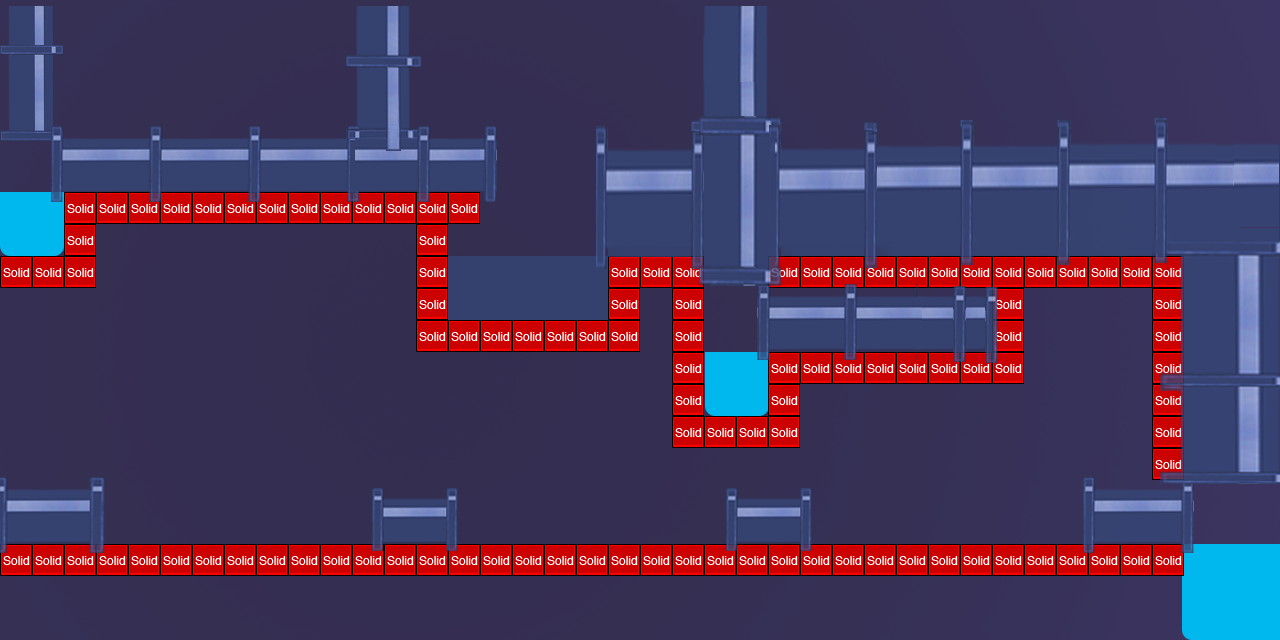

This game map was drawn from its Tiled (.tmx) file and the tilesets committed beside it. A one-line description and the trimmed map source follow:
An orthogonal 40x20 tile map with 32x32 px tiles, 1 tile layer (Collision), 2 image layers and 32 objects (9x ButtonEntity, 9x PipeEntity, 7x OnOffEntity, 6x OneClickEntity, Eggy).

<map version="1.0" orientation="orthogonal" width="40" height="20" tilewidth="32" tileheight="32" backgroundcolor="#09e7da">
 <tileset firstgid="1" name="metatiles32x32" tilewidth="32" tileheight="32">
  <image source="../img/map/metatiles32x32.png" width="160" height="32" />
  <tile id="0">
   <properties>
    <property name="type" value="solid" />
   </properties>
  </tile>
 </tileset>
 <imagelayer name="Background" width="40" height="20">
  <image source="../img/backgrounds/level_3_background.png" />
 </imagelayer>
 <layer name="Collision" width="40" height="20">
  <data>[800 cells, 106 non-empty, 1 distinct tile ids]</data>
 </layer>
 <objectgroup name="Entities" width="40" height="20">
  <object name="ButtonEntity" x="960" y="608" width="32" height="32">
   <properties>
    <property name="deactivateID" value="19" />
    <property name="switchID" value="1" />
   </properties>
  </object>
  <object name="ButtonEntity" x="928" y="608" width="32" height="32">
   <properties>
    <property name="deactivateID" value="19" />
    <property name="switchID" value="2" />
   </properties>
  </object>
  <object name="ButtonEntity" x="896" y="608" width="32" height="32">
   <properties>
    <property name="deactivateID" value="19" />
    <property name="switchID" value="3" />
   </properties>
  </object>
  <object name="ButtonEntity" x="608" y="608" width="32" height="32">
   <properties>
    <property name="deactivateID" value="20" />
    <property name="switchID" value="4" />
   </properties>
  </object>
  <object name="ButtonEntity" x="544" y="608" width="32" height="32">
   <properties>
    <property name="deactivateID" value="20" />
    <property name="switchID" value="6" />
   </properties>
  </object>
  <object name="ButtonEntity" x="576" y="608" width="32" height="32">
   <properties>
    <property name="deactivateID" value="20" />
    <property name="switchID" value="5" />
   </properties>
  </object>
  <object name="ButtonEntity" x="256" y="608" width="32" height="32">
   <properties>
    <property name="deactivateID" value="21" />
    <property name="switchID" value="7" />
   </properties>
  </object>
  <object name="ButtonEntity" x="192" y="608" width="32" height="32">
   <properties>
    <property name="deactivateID" value="21" />
    <property name="switchID" value="9" />
   </properties>
  </object>
  <object name="ButtonEntity" x="224" y="608" width="32" height="32">
   <properties>
    <property name="deactivateID" value="21" />
    <property name="switchID" value="8" />
   </properties>
  </object>
  <object name="OnOffEntity" x="1088" y="512" width="32" height="32">
   <properties>
    <property name="befFrames" value="0,0" />
    <property name="befType" value="stop" />
    <property name="dependsOn" value="10,11,12" />
    <property name="image" value="blank" />
    <property name="notClickable" value="true" />
    <property name="sfx" value="correct" />
    <property name="switchID" value="19" />
   </properties>
  </object>
  <object name="OnOffEntity" x="736" y="512" width="32" height="32">
   <properties>
    <property name="befFrames" value="0,0" />
    <property name="befType" value="stop" />
    <property name="dependsOn" value="13,14,15" />
    <property name="image" value="blank" />
    <property name="notClickable" value="true" />
    <property name="sfx" value="correct" />
    <property name="switchID" value="20" />
   </properties>
  </object>
  <object name="OnOffEntity" x="384" y="512" width="32" height="32">
   <properties>
    <property name="befFrames" value="0,0" />
    <property name="befType" value="stop" />
    <property name="dependsOn" value="16,17,18" />
    <property name="image" value="blank" />
    <property name="notClickable" value="true" />
    <property name="sfx" value="correct" />
    <property name="switchID" value="21" />
   </properties>
  </object>
  <object name="OneClickEntity" x="1184" y="416" width="96" height="32">
   <properties>
    <property name="befFrames" value="0,0" />
    <property name="befType" value="flip" />
    <property name="image" value="blank" />
   </properties>
  </object>
  <object name="OneClickEntity" x="0" y="192" width="64" height="64">
   <properties>
    <property name="befFrames" value="0,0" />
    <property name="befType" value="pool" />
    <property name="image" value="blank" />
   </properties>
  </object>
  <object name="OneClickEntity" x="448" y="256" width="160" height="64">
   <properties>
    <property name="aftFrames" value="3,3" />
    <property name="aftType" value="pool" />
    <property name="befFrames" value="0,0" />
    <property name="dependsOn" value="1" />
    <property name="durFrames" value="0,3" />
    <property name="image" value="tank_a" />
    <property name="notClickable" value="true" />
    <property name="spritewidth" value="160" />
   </properties>
  </object>
  <object name="OneClickEntity" x="1184" y="544" width="96" height="96">
   <properties>
    <property name="befFrames" value="0,0" />
    <property name="befType" value="pool" />
    <property name="image" value="blank" />
   </properties>
  </object>
  <object name="OneClickEntity" x="0" y="480" width="32" height="64">
   <properties>
    <property name="befFrames" value="0,0" />
    <property name="befType" value="area04" />
    <property name="image" value="blank" />
   </properties>
  </object>
  <object name="OnOffEntity" x="352" y="0" width="256" height="320">
   <properties>
    <property name="aftFrames" value="3,5" />
    <property name="aftType" value="danger" />
    <property name="befCol" value="-1,-1,0,192" />
    <property name="befFrames" value="11,11" />
    <property name="dependsOn" value="0" />
    <property name="durFrames" value="0,3" />
    <property name="durType" value="danger" />
    <property name="image" value="water_animation3" />
    <property name="notClickable" value="true" />
    <property name="revSfx" value="waterfilling" />
    <property name="revdurFrames" value="5,11" />
    <property name="revdurType" value="danger" />
    <property name="sfx" value="waterfilling" />
    <property name="spritewidth" value="256" />
    <property name="switchBefore" value="false" />
    <property name="switchID" value="1" />
   </properties>
  </object>
  <object name="OnOffEntity" x="320" y="32" width="32" height="32">
   <properties>
    <property name="aftFrames" value="0,0" />
    <property name="befFrames" value="0,0" />
    <property name="durFrames" value="0,3" />
    <property name="image" value="water_switch" />
    <property name="revSfx" value="thud" />
    <property name="revdurFrames" value="0,3" />
    <property name="sfx" value="thud" />
    <property name="spritewidth" value="32" />
    <property name="switchID" value="0" />
   </properties>
  </object>
  <object name="OneClickEntity" x="704" y="256" width="64" height="160">
   <properties>
    <property name="aftCol" value="-1,-1,0,160" />
    <property name="aftFrames" value="3,3" />
    <property name="aftType" value="pool" />
    <property name="befCol" value="-1,-1,96,64" />
    <property name="befFrames" value="0,0" />
    <property name="befType" value="pool" />
    <property name="dependsOn" value="3" />
    <property name="durFrames" value="0,3" />
    <property name="image" value="tank_b" />
    <property name="notClickable" value="true" />
    <property name="spritewidth" value="64" />
   </properties>
  </object>
  </objectgroup>
 <objectgroup name="Player" width="40" height="20">
  <!-- 1 objects omitted --></objectgroup>
 <objectgroup name="Upper" width="40" height="20">
  <!-- 9 objects omitted --></objectgroup>
 <imagelayer name="Foreground" width="40" height="20">
  <image source="../img/backgrounds/level_3_transparent.png" />
 </imagelayer>
</map>
<!-- 12 of 32 objects omitted -->
